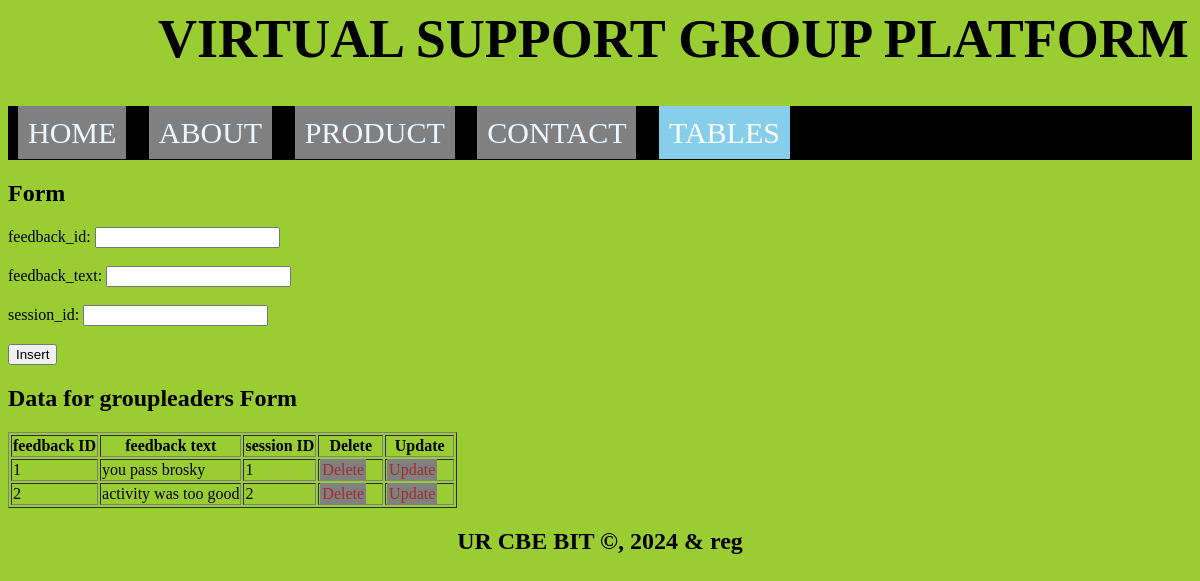
Page /2/feedback.php on the committed database.
### tables this page shows
CREATE TABLE `feedback` (
  `feedback_id` int(11) NOT NULL,
  `feedback_text` text DEFAULT NULL,
  `session_id` int(11) DEFAULT NULL
);

### 2/feedback.php (the view, shortened to what this page needs)
<html lang="en">
<head>
  <link rel="stylesheet" type="text/css" href="style.css" title="style 1" media="screen, tv, projection, handheld, print"/>
<header>
</head>
<body bgcolor="yellowgreen">
    <h1 style="margin-left: 150px; font-size: 54px;">VIRTUAL SUPPORT GROUP PLATFORM</h1>
    <div class="navbar-links" style="margin-top: 10px; font-size: 30px; background-color: black; color: white; padding: 10px;">
        <a href="home.html" style="color: aliceblue;">HOME</a>
        <a href="service.html" style="color: aliceblue;">ABOUT</a>
        <a href="about.html" style="color: aliceblue;">PRODUCT</a>
        <a href="contact.html" style="color: aliceblue;">CONTACT</a>
        <div class="dropdown">
            <a href="#" style="padding: 10px; color: white; background-color: skyblue; text-decoration: none;">TABLES</a>
        </div>
    </div>
<section>
<h1> Form</h1>
    <form method="post" onsubmit="return confirmInsert();">
        <label for="feedback_id">feedback_id:</label>
        <input type="number" id="feedback_id" name="feedback_id"><br><br>
        <label for="feedback_text">feedback_text:</label>
        <input type="text" id="feedback_text" name="feedback_text" required><br><br>
        <label for="session_id">session_id:</label>
        <input type="number" id="session_id" name="session_id" required><br><br>
        <input type="submit" name="add" value="Insert">
    </form>
<h2>Data for groupleaders Form</h2>
    <table border="1">
        <tr>
            <th>feedback ID</th>
            <th>feedback text</th>
            <th>session ID</th>
            <th>Delete</th>
            <th>Update</th>
        </tr>
        <?php
        include('connection.php');
        $sql = "SELECT * FROM Feedback";
        $result = $connection->query($sql);
        if ($result->num_rows > 0) {
            while ($row = $result->fetch_assoc()) {
                $feedback_id = $row['feedback_id'];
                echo "<tr>
                    <td>" . $row['feedback_id'] . "</td>
                    <td>" . $row['feedback_text'] . "</td>
                    <td>" . $row['session_id'] . "</td>
                    <td><a style='padding:2px' href='delete_Feedback.php?feedback_id=$feedback_id'>Delete</a></td>
                    <td><a style='padding:2px' href='update_Feedback.php?feedback_id=$feedback_id'>Update</a></td>
                </tr>";
            }
        } else {
            echo "<tr><td colspan='7'>No data found</td></tr>";
        }
        ?>
    </table>
  </body>
<footer>
  <center>
    <b><h2>UR CBE BIT &copy, 2024 & reg</h2></b>
  </center>
</footer>
</body>
</html>

### 2/style.css (style rules this page uses)
.dropdown { position: relative; display: inline-block; }

### 2/feedback.php (style rules this page uses)
a { padding: 10px; color: white; background-color: grey; text-decoration: none; margin-right: 15px; }
a:link { color: brown; }

### rows in the picture
feedback: feedback_id "1", feedback_text "you pass brosky", session "1"
feedback: feedback_id "2", feedback_text "activity was too good", session "2"
